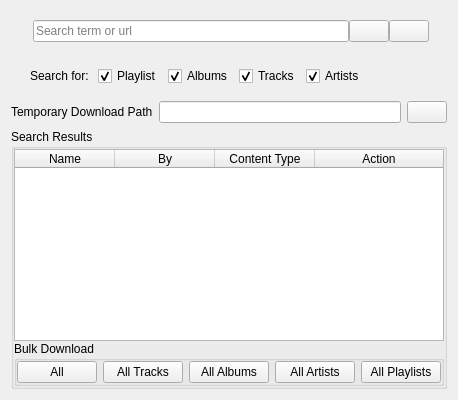
      <widget class="QWidget" name="search">
       <attribute name="title">
        <string>Search</string>
       </attribute>
       <layout class="QVBoxLayout" name="verticalLayout_3">
        <item>
         <widget class="QGroupBox" name="group_search">
          <property name="maximumSize">
           <size>
            <width>16777215</width>
            <height>100</height>
           </size>
          </property>
          <property name="styleSheet">
           <string notr="true">QGroupBox {
	border:0;
}</string>
          </property>
          <property name="title">
           <string/>
          </property>
          <property name="flat">
           <bool>true</bool>
          </property>
          <layout class="QHBoxLayout" name="horizontalLayout_5">
           <item>
            <widget class="QGroupBox" name="groupBox_7">
             <property name="maximumSize">
              <size>
               <width>16777215</width>
               <height>100</height>
              </size>
             </property>
             <property name="autoFillBackground">
              <bool>false</bool>
             </property>
             <property name="styleSheet">
              <string notr="true"/>
             </property>
             <property name="title">
              <string/>
             </property>
             <property name="flat">
              <bool>true</bool>
             </property>
             <layout class="QHBoxLayout" name="horizontalLayout_3">
              <property name="spacing">
               <number>0</number>
              </property>
              <property name="leftMargin">
               <number>6</number>
              </property>
              <property name="topMargin">
               <number>0</number>
              </property>
              <property name="bottomMargin">
               <number>0</number>
              </property>
              <item>
               <widget class="QLabel" name="label_2">
                <property name="text">
                 <string/>
                </property>
               </widget>
              </item>
              <item>
               <widget class="QLineEdit" name="inp_search_term">
                <property name="text">
                 <string/>
                </property>
                <property name="dragEnabled">
                 <bool>true</bool>
                </property>
                <property name="placeholderText">
                 <string>Search term or url</string>
                </property>
                <property name="clearButtonEnabled">
                 <bool>true</bool>
                </property>
               </widget>
              </item>
              <item>
               <widget class="QPushButton" name="btn_search">
                <property name="text">
                 <string/>
                </property>
               </widget>
              </item>
              <item>
               <widget class="QPushButton" name="btn_search_filter_toggle">
                <property name="text">
                 <string/>
                </property>
               </widget>
              </item>
             </layout>
            </widget>
           </item>
          </layout>
         </widget>
        </item>
        <item>
         <widget class="QGroupBox" name="group_search_items">
          <property name="minimumSize">
           <size>
            <width>0</width>
            <height>0</height>
           </size>
          </property>
          <property name="styleSheet">
           <string notr="true">QGroupBox {
	border:0;
}</string>
          </property>
          <property name="title">
           <string/>
          </property>
          <property name="flat">
           <bool>true</bool>
          </property>
          <layout class="QHBoxLayout" name="horizontalLayout_29">
           <item>
            <spacer name="horizontalSpacer_8">
             <property name="orientation">
              <enum>Qt::Horizontal</enum>
             </property>
             <property name="sizeType">
              <enum>QSizePolicy::Fixed</enum>
             </property>
             <property name="sizeHint" stdset="0">
              <size>
               <width>10</width>
               <height>20</height>
              </size>
             </property>
            </spacer>
           </item>
           <item>
            <widget class="QLabel" name="label_3">
             <property name="text">
              <string>Search for: </string>
             </property>
            </widget>
           </item>
           <item>
            <widget class="QCheckBox" name="inp_enable_search_playlists">
             <property name="text">
              <string>Playlist</string>
             </property>
             <property name="checked">
              <bool>true</bool>
             </property>
            </widget>
           </item>
           <item>
            <widget class="QCheckBox" name="inp_enable_search_albums">
             <property name="text">
              <string>Albums</string>
             </property>
             <property name="checked">
              <bool>true</bool>
             </property>
            </widget>
           </item>
           <item>
            <widget class="QCheckBox" name="inp_enable_search_tracks">
             <property name="text">
              <string>Tracks</string>
             </property>
             <property name="checked">
              <bool>true</bool>
             </property>
            </widget>
           </item>
           <item>
            <widget class="QCheckBox" name="inp_enable_search_artists">
             <property name="text">
              <string>Artists</string>
             </property>
             <property name="checked">
              <bool>true</bool>
             </property>
            </widget>
           </item>
           <item>
            <spacer name="horizontalSpacer_7">
             <property name="orientation">
              <enum>Qt::Horizontal</enum>
             </property>
             <property name="sizeHint" stdset="0">
              <size>
               <width>0</width>
               <height>0</height>
              </size>
             </property>
            </spacer>
           </item>
          </layout>
         </widget>
        </item>
        <item>
         <widget class="QGroupBox" name="group_temp_dl_root">
          <property name="minimumSize">
           <size>
            <width>0</width>
            <height>0</height>
           </size>
          </property>
          <property name="styleSheet">
           <string notr="true">QGroupBox {
	border:0;
}</string>
          </property>
          <property name="title">
           <string/>
          </property>
          <property name="flat">
           <bool>true</bool>
          </property>
          <layout class="QHBoxLayout" name="horizontalLayout_28">
           <property name="leftMargin">
            <number>0</number>
           </property>
           <property name="topMargin">
            <number>0</number>
           </property>
           <property name="rightMargin">
            <number>0</number>
           </property>
           <property name="bottomMargin">
            <number>0</number>
           </property>
           <item>
            <widget class="QLabel" name="lb_tmp_dl_root">
             <property name="text">
              <string>Temporary Download Path</string>
             </property>
            </widget>
           </item>
           <item>
            <widget class="QLineEdit" name="inp_tmp_dl_root"/>
           </item>
           <item>
            <widget class="QPushButton" name="btn_download_tmp_browse">
             <property name="text">
              <string/>
             </property>
            </widget>
           </item>
          </layout>
         </widget>
        </item>
        <item>
         <widget class="QGroupBox" name="group_search_results">
          <property name="title">
           <string>Search Results</string>
          </property>
          <property name="flat">
           <bool>true</bool>
          </property>
          <layout class="QVBoxLayout" name="verticalLayout_4">
           <property name="spacing">
            <number>0</number>
           </property>
           <property name="leftMargin">
            <number>0</number>
           </property>
           <property name="topMargin">
            <number>0</number>
           </property>
           <property name="rightMargin">
            <number>0</number>
           </property>
           <property name="bottomMargin">
            <number>0</number>
           </property>
           <item>
            <widget class="QTableWidget" name="tbl_search_results">
             <property name="lineWidth">
              <number>1</number>
             </property>
             <property name="editTriggers">
              <set>QAbstractItemView::NoEditTriggers</set>
             </property>
             <property name="showDropIndicator" stdset="0">
              <bool>true</bool>
             </property>
             <property name="selectionMode">
              <enum>QAbstractItemView::SingleSelection</enum>
             </property>
             <property name="selectionBehavior">
              <enum>QAbstractItemView::SelectRows</enum>
             </property>
             <property name="sortingEnabled">
              <bool>false</bool>
             </property>
             <attribute name="horizontalHeaderStretchLastSection">
              <bool>true</bool>
             </attribute>
             <column>
              <property name="text">
               <string>Name</string>
              </property>
             </column>
             <column>
              <property name="text">
               <string>By</string>
              </property>
             </column>
             <column>
              <property name="text">
               <string>Content Type</string>
              </property>
             </column>
             <column>
              <property name="text">
               <string>Action</string>
              </property>
             </column>
            </widget>
           </item>
           <item>
            <widget class="QGroupBox" name="group_search_actions">
             <property name="minimumSize">
              <size>
               <width>0</width>
               <height>0</height>
              </size>
             </property>
             <property name="maximumSize">
              <size>
               <width>16777215</width>
               <height>100</height>
              </size>
             </property>
             <property name="title">
              <string>Bulk Download</string>
             </property>
             <property name="flat">
              <bool>true</bool>
             </property>
             <layout class="QHBoxLayout" name="horizontalLayout_6">
              <property name="leftMargin">
               <number>0</number>
              </property>
              <property name="topMargin">
               <number>0</number>
              </property>
              <property name="rightMargin">
               <number>0</number>
              </property>
              <property name="bottomMargin">
               <number>0</number>
              </property>
              <item>
               <widget class="QPushButton" name="btn_search_download_all">
                <property name="text">
                 <string>All</string>
                </property>
               </widget>
              </item>
              <item>
               <widget class="QPushButton" name="btn_search_download_tracks">
                <property name="text">
                 <string>All Tracks</string>
                </property>
               </widget>
              </item>
              <item>
               <widget class="QPushButton" name="btn_search_download_albums">
                <property name="text">
                 <string>All Albums</string>
                </property>
               </widget>
              </item>
              <item>
               <widget class="QPushButton" name="btn_search_download_artists">
                <property name="text">
                 <string>All Artists</string>
                </property>
               </widget>
              </item>
              <item>
               <widget class="QPushButton" name="btn_search_download_playlists">
                <property name="text">
                 <string>All Playlists</string>
                </property>
               </widget>
              </item>
             </layout>
            </widget>
           </item>
          </layout>
         </widget>
        </item>
       </layout>
      </widget>
